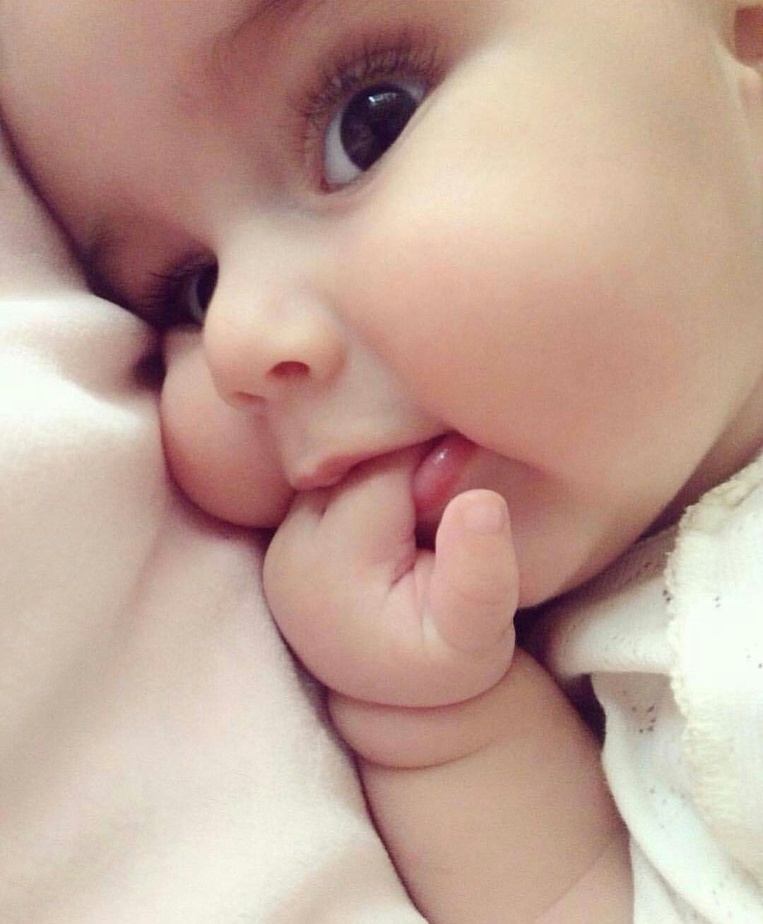
#> input picture 991e59fb6ba1df773552daf9efa76eac.jpg, 763 x 924 px, shrunk from 1080 x 1308 before the run, found by its file name
$ python 8.py
#> lines starting #> are read from the running program, lines starting #| are printed output that depends on the picture
import cv2
a=cv2.imread("C:/Users/yukti singh/Desktop/991e59fb6ba1df773552daf9efa76eac.jpg")
#> a is the input picture: shape (924, 763, 3); mean B, G, R 149.2, 162, 192.7
b=cv2.cvtColor(a,cv2.COLOR_BGR2RGB)
c=cv2.cvtColor(a,cv2.COLOR_BGR2GRAY)
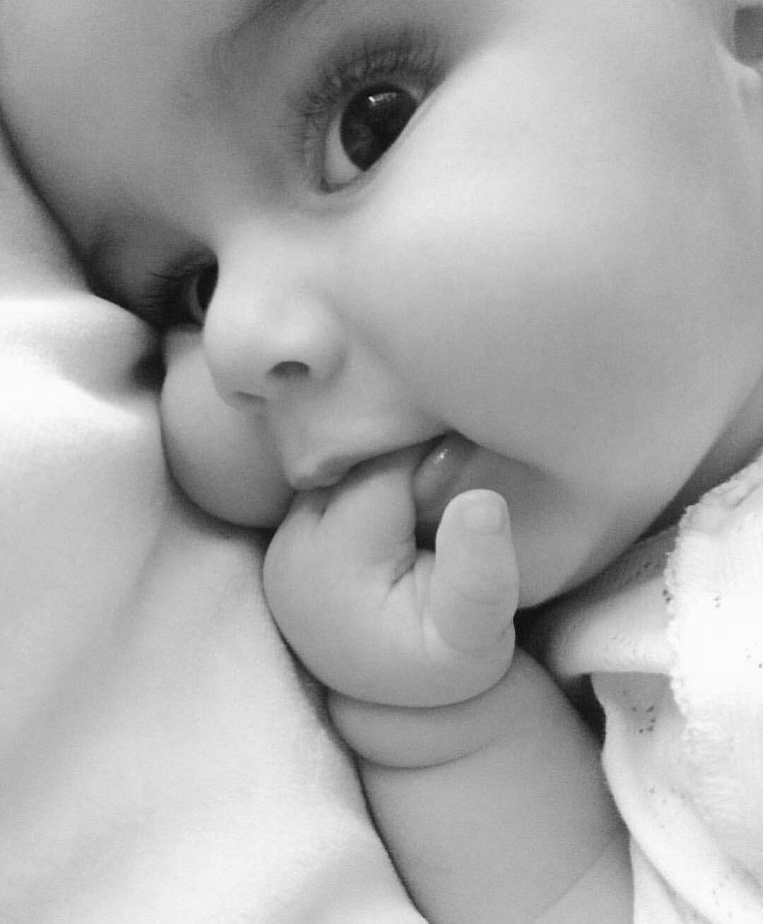
#> c: shape (924, 763); min 7, max 254, mean 169.7
cv2.imshow("image 1",a)
cv2.imshow("image 2",b)
cv2.imshow("image 3",c)

##
